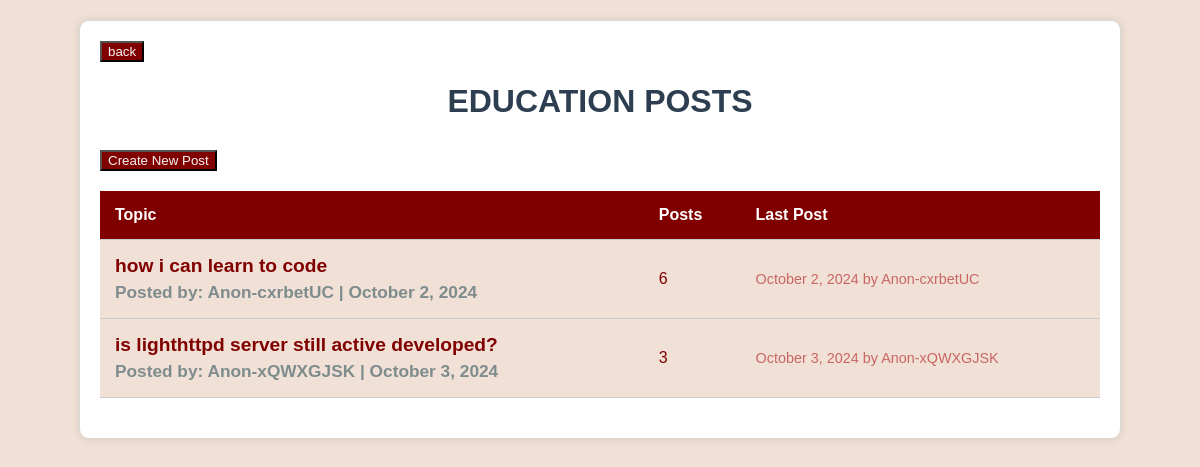
Page /category.php?category=Education on the committed database.
### tables this page shows
CREATE TABLE `posts` (
  `id` int(11) NOT NULL,
  `title` varchar(255) NOT NULL,
  `content` text NOT NULL,
  `category` varchar(100) NOT NULL,
  `user_id` varchar(50) NOT NULL,
  `created_at` timestamp NULL DEFAULT current_timestamp(),
  `image` varchar(255) DEFAULT NULL
);

### category.php (the view, shortened to what this page needs)
<?php
include 'includes/db.php';
$category = $_GET['category'];
$query = $pdo->prepare("SELECT * FROM posts WHERE category = :category");
$query->execute(['category' => $category]);
$posts = $query->fetchAll();
$category = $_GET['category'];
$stmt = $pdo->prepare("SELECT * FROM posts WHERE category = :category");
$stmt->execute(['category' => $category]);
$posts = $stmt->fetchAll();
?>
<!DOCTYPE html>
<html>
<head>
</head>
<body>
    <div class="container">
        <a href="index.php" class="back"><button>back</button></a>
        <h1><?php echo $category; ?> Posts</h1>
            <a href="create_post.php?category=<?php echo $category; ?>"><button class="create">Create New Post</button></a>
        <table>
            <thead>
                <tr>
                    <th>Topic</th>
                    <th>Posts</th>
                    <th>Last Post</th>
                </tr>
            </thead>
            <tbody>
                <?php foreach ($posts as $post): ?>
                    <tr>
                        <td class="post-title">
                            <a href="post.php?id=<?php echo $post['id']; ?>">
                                <?php echo $post['title']; ?>
                            </a>
                            <div class="post-meta">
                                Posted by: <?php echo $post['user_id']; ?> |
                                <?php echo date('F j, Y', strtotime($post['created_at'])); ?>
                            </div>
                        </td>
                        <td><?php echo rand(1, 10);  ?></td>
                        <td>
                            <div class="last-post">
                                <?php echo date('F j, Y', strtotime($post['created_at'])); ?>
                                by <?php echo $post['user_id']; ?>
                            </div>
                        </td>
                    </tr>
                <?php endforeach; ?>
            </tbody>
        </table>
    </div>
</body>
</html>

### category.php (style rules this page uses)
body { background-color: #f0e0d6; color: #800000; font-family: Tahoma, sans-serif; margin: 0; padding: 20px; display: flex; justify-content: center; }
.container { width: 100%; max-width: 1000px; background-color: #ffffff; border: 1px solid #d9d9d9; border-radius: 10px; padding: 20px; box-shadow: 0 0 10px rgba(0, 0, 0, 0.1); }
h1 { font-size: 2em; color: #2c3e50; text-align: center; margin-bottom: 30px; text-transform: uppercase; }
.back button { background-color: #800000; color: whitesmoke; }
.create { background-color: #800000; color: whitesmoke; }
table { width: 100%; border-collapse: collapse; margin-top: 20px; margin-bottom: 20px; }
th, td { padding: 15px; border-bottom: 1px solid #ccc; text-align: left; }
th { background-color: #800000; color: #fff; }
td { background-color: #f0e0d6; }
.post-title { font-size: 1.2em; font-weight: bold; }
.post-title a { text-decoration: none; color: #800000; }
.post-meta { font-size: 0.9em; color: #7f8c8d; margin-top: 5px; }
.last-post { color: #c96663; font-size: 0.9em; }

### rows in the picture
posts: title "how i can learn to code", user "Anon-cxrbetUC", created_at "October 2, 2024"
posts: title "is lighthttpd server still active developed?", user "Anon-xQWXGJSK", created_at "October 3, 2024"

### other values in the picture
$category "EDUCATION"
